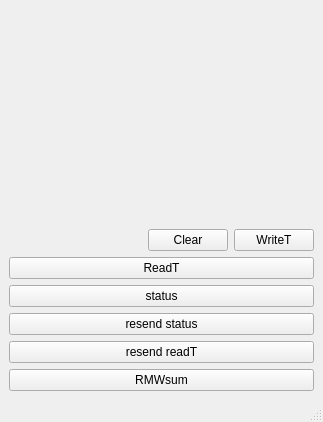
<?xml version="1.0" encoding="UTF-8"?>
<ui version="4.0">
 <class>MainWindow</class>
 <widget class="QMainWindow" name="MainWindow">
  <property name="geometry">
   <rect>
    <x>0</x>
    <y>0</y>
    <width>323</width>
    <height>422</height>
   </rect>
  </property>
  <property name="windowTitle">
   <string>MainWindow</string>
  </property>
  <widget class="QWidget" name="centralwidget">
   <layout class="QVBoxLayout" name="verticalLayout_2">
    <item>
     <widget class="QLabel" name="label">
      <property name="text">
       <string/>
      </property>
     </widget>
    </item>
    <item>
     <layout class="QVBoxLayout" name="verticalLayout">
      <item>
       <layout class="QHBoxLayout" name="horizontalLayout">
        <item>
         <spacer name="horizontalSpacer">
          <property name="orientation">
           <enum>Qt::Horizontal</enum>
          </property>
          <property name="sizeHint" stdset="0">
           <size>
            <width>40</width>
            <height>20</height>
           </size>
          </property>
         </spacer>
        </item>
        <item>
         <widget class="QPushButton" name="pushButton_7">
          <property name="text">
           <string>Clear</string>
          </property>
         </widget>
        </item>
        <item>
         <widget class="QPushButton" name="pushButton">
          <property name="text">
           <string>WriteT</string>
          </property>
         </widget>
        </item>
       </layout>
      </item>
     </layout>
    </item>
    <item>
     <widget class="QPushButton" name="pushButton_2">
      <property name="text">
       <string>ReadT</string>
      </property>
     </widget>
    </item>
    <item>
     <widget class="QPushButton" name="pushButton_3">
      <property name="text">
       <string>status</string>
      </property>
     </widget>
    </item>
    <item>
     <widget class="QPushButton" name="pushButton_4">
      <property name="text">
       <string>resend status</string>
      </property>
     </widget>
    </item>
    <item>
     <widget class="QPushButton" name="pushButton_5">
      <property name="text">
       <string>resend readT</string>
      </property>
     </widget>
    </item>
    <item>
     <widget class="QPushButton" name="pushButton_6">
      <property name="text">
       <string>RMWsum</string>
      </property>
     </widget>
    </item>
   </layout>
  </widget>
  <widget class="QMenuBar" name="menubar">
   <property name="geometry">
    <rect>
     <x>0</x>
     <y>0</y>
     <width>323</width>
     <height>24</height>
    </rect>
   </property>
  </widget>
  <widget class="QStatusBar" name="statusbar"/>
 </widget>
 <resources/>
 <connections/>
</ui>
